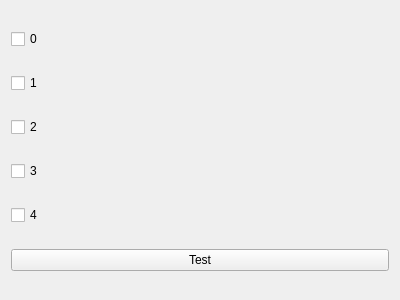
<?xml version="1.0" encoding="UTF-8"?>
<ui version="4.0">
 <class>Test_class</class>
 <widget class="QWidget" name="Test_class">
  <property name="geometry">
   <rect>
    <x>0</x>
    <y>0</y>
    <width>400</width>
    <height>300</height>
   </rect>
  </property>
  <property name="windowTitle">
   <string>Form</string>
  </property>
  <layout class="QVBoxLayout" name="verticalLayout">
   <item>
    <widget class="QCheckBox" name="cb_0">
     <property name="text">
      <string>0</string>
     </property>
    </widget>
   </item>
   <item>
    <widget class="QCheckBox" name="cb_1">
     <property name="text">
      <string>1</string>
     </property>
    </widget>
   </item>
   <item>
    <widget class="QCheckBox" name="cb_2">
     <property name="text">
      <string>2</string>
     </property>
    </widget>
   </item>
   <item>
    <widget class="QCheckBox" name="cb_3">
     <property name="text">
      <string>3</string>
     </property>
    </widget>
   </item>
   <item>
    <widget class="QCheckBox" name="cb_4">
     <property name="text">
      <string>4</string>
     </property>
    </widget>
   </item>
   <item>
    <widget class="QPushButton" name="btn_test">
     <property name="text">
      <string>Test</string>
     </property>
    </widget>
   </item>
  </layout>
 </widget>
 <resources/>
 <connections/>
</ui>
